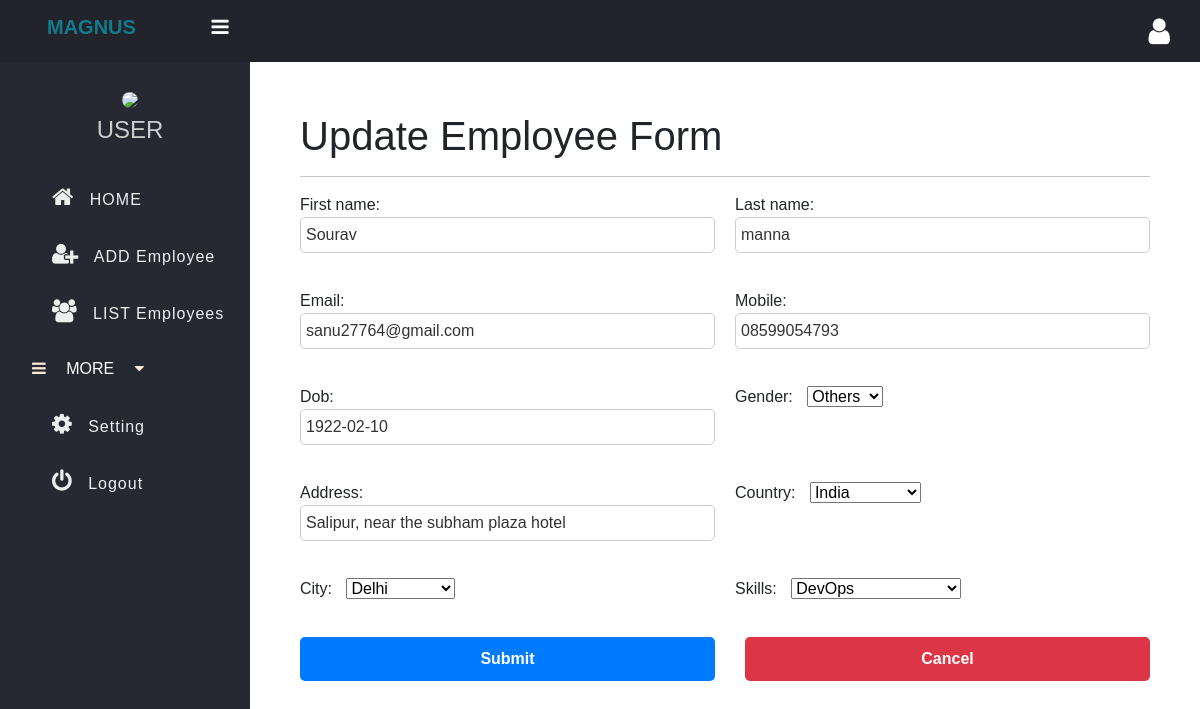
The page /update/8/ on the database its author committed.
### testapp/models.py (models this page shows, shortened)
class Employee(models.Model):
  first_name=models.CharField(max_length=24)
  last_name=models.CharField(max_length=24)
  email=models.EmailField()
  mobile=models.CharField(max_length=12)
  dob=models.DateField()
  gender_choices=(
    ('M','Male'),
    ('F','Female'),
    ('O','Others')
  )
  gender=models.CharField(max_length=1,choices=gender_choices)
  address = models.CharField(max_length=255, default='Default Address')
  country_choices=(
    ('India','India'),
    ('USA','USA'),
    ('UK','UK'),
    ('Australia','Australia'),
    ('Canada','Canada'),
    ('Japan','Japan'),
    ('China','China'),
    ('Russia','Russia'),
    ('Germany','Germany'),
    ('France','France'),
    ('Italy','Italy'),
    ('Spain','Spain'),
    ('Portugal','Portugal'),
    ('Brazil','Brazil'),
    ('Argentina','Argentina'),
    ('Mexico','Mexico'),
    ('South Africa','South Africa'),
    ('South Korea','South Korea'),
    ('North Korea','North Korea'),)
  country=models.CharField(max_length=24,choices=country_choices)
  city_choices=(
    ('Mumbai','Mumbai'),
    ('Delhi','Delhi'),
    ('Bangalore','Bangalore'),
    ('Chennai','Chennai'),
    ('Kolkata','Kolkata'),
    ('Hyderabad','Hyderabad'),
    ('Ahmedabad','Ahmedabad'),
    ('Surat','Surat'),
    ('Pune','Pune'),
    ('Jaipur','Jaipur'),
    ('Lucknow','Lucknow'),
    ('Kanpur','Kanpur'),
  )
  city=models.CharField(max_length=24,choices=city_choices)
  SKILL_CHOICES = (
        ('AWS', 'AWS'),
        ('DevOps', 'DevOps'),
        ('Full Stack Developer', 'Full Stack Developer'),
        ('Middleware', 'Middleware'),
        ('QA-Automation', 'QA-Automation'),
        ('WebServices', 'WebServices'),
    )
  skills = models.CharField(max_length=24, choices=SKILL_CHOICES)

### testapp/views.py (the view)
# urls.py: path('update/<int:id>/', views.UpdateEmployee, name='update_employee'),
def UpdateEmployee(request, id):
    employee_instance = Employee.objects.get(id=id)
    form = EmployeeForm(instance=employee_instance)
    if request.method == 'POST':
        form = EmployeeForm(request.POST, instance=employee_instance)
        if form.is_valid():
            form.save()
            return redirect('/List_Employee')
    return render(request, 'testapp/update.html', {'form': form})

### testapp/forms.py
class EmployeeForm(ModelForm):
  class Meta:
    model=Employee
    fields='__all__'

### templates/testapp/update.html (shortened to what this page needs)
{% extends "testapp/base.html" %}
{% block content %}
<div class="employee-form">
    <h1>Update Employee Form</h1>
    <hr>
    <form action="" method="post">
        {{ form.as_p }}
        <button type="submit" class="btn btn-primary">Submit</button>
        <a href="/List_Employee" class="btn btn-danger">Cancel</a>
    </form>
</div>
{% endblock content %}

### static/css/base.css (style rules this page uses)
* { padding: 0; margin: 0; box-sizing: border-box; font-family: arial, sans-serif; }
.employee-form form { display: grid; grid-template-columns: 1fr 1fr; grid-gap: 20px; }
.employee-form label { text-align: right; margin-right: 10px; }
.employee-form input[type="text"], .employee-form input[type="email"], .employee-form textarea { width: 100%; padding: 5px; border: 1px solid #ccc; border-radius: 5px; font-size: 16px; line-height: 1.5; color: #333; }
@media (min-width: 768px) { .employee-form form { grid-template-columns: repeat(2, 1fr); } }
.employee-form .btn { padding: 10px 20px; font-size: 16px; font-weight: bold; border-radius: 5px; cursor: pointer; }
.employee-form .btn-primary { background-color: #007bff; color: #fff; border: none; }
.employee-form .btn-danger { background-color: #dc3545; color: #fff; border: none; margin-left: 10px; }

### rows shown on the page
Employee: first_name "Sourav", last_name "manna", email "sanu27764@gmail.com", mobile "08599054793", dob "1922-02-10", gender "Others", address "Salipur, near the subham plaza hotel", country "India", city "Delhi", skills "DevOps"
